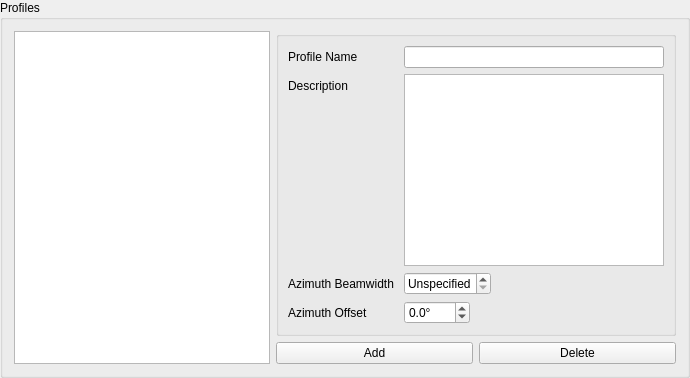
            <widget class="QGroupBox" name="antennasProfileGroup">
             <property name="title">
              <string>Profiles</string>
             </property>
             <layout class="QGridLayout" name="gridLayout_7" rowstretch="0,0" columnstretch="0,0,0,0,0,0">
              <item row="0" column="4" colspan="2">
               <widget class="QGroupBox" name="antProfileGroup">
                <property name="minimumSize">
                 <size>
                  <width>400</width>
                  <height>0</height>
                 </size>
                </property>
                <property name="title">
                 <string/>
                </property>
                <layout class="QFormLayout" name="formLayout_17">
                 <item row="0" column="0">
                  <widget class="QLabel" name="antProfileNameLabel">
                   <property name="text">
                    <string>Profile Name</string>
                   </property>
                  </widget>
                 </item>
                 <item row="0" column="1">
                  <widget class="QLineEdit" name="antProfileNameEdit">
                   <property name="maxLength">
                    <number>25</number>
                   </property>
                  </widget>
                 </item>
                 <item row="1" column="0">
                  <widget class="QLabel" name="antDescLabel">
                   <property name="text">
                    <string>Description</string>
                   </property>
                  </widget>
                 </item>
                 <item row="1" column="1">
                  <widget class="QTextEdit" name="antDescEdit">
                   <property name="acceptRichText">
                    <bool>false</bool>
                   </property>
                  </widget>
                 </item>
                 <item row="2" column="0">
                  <widget class="QLabel" name="antAzBeamWidthLabel">
                   <property name="text">
                    <string>Azimuth Beamwidth </string>
                   </property>
                  </widget>
                 </item>
                 <item row="3" column="0">
                  <widget class="QLabel" name="antAzOffsetLabel">
                   <property name="text">
                    <string>Azimuth Offset</string>
                   </property>
                  </widget>
                 </item>
                 <item row="2" column="1">
                  <widget class="QDoubleSpinBox" name="antAzBeamWidthSpinBox">
                   <property name="sizePolicy">
                    <sizepolicy hsizetype="Maximum" vsizetype="Fixed">
                     <horstretch>0</horstretch>
                     <verstretch>0</verstretch>
                    </sizepolicy>
                   </property>
                   <property name="toolTip">
                    <string>Valid range value is 0° - 100° (0° Unspecified)</string>
                   </property>
                   <property name="specialValueText">
                    <string>Unspecified</string>
                   </property>
                   <property name="suffix">
                    <string>°</string>
                   </property>
                   <property name="decimals">
                    <number>1</number>
                   </property>
                   <property name="maximum">
                    <double>100.000000000000000</double>
                   </property>
                  </widget>
                 </item>
                 <item row="3" column="1">
                  <widget class="QDoubleSpinBox" name="antAzOffsetSpinBox">
                   <property name="sizePolicy">
                    <sizepolicy hsizetype="Maximum" vsizetype="Fixed">
                     <horstretch>0</horstretch>
                     <verstretch>0</verstretch>
                    </sizepolicy>
                   </property>
                   <property name="suffix">
                    <string>°</string>
                   </property>
                   <property name="decimals">
                    <number>1</number>
                   </property>
                   <property name="minimum">
                    <double>-180.000000000000000</double>
                   </property>
                   <property name="maximum">
                    <double>180.000000000000000</double>
                   </property>
                  </widget>
                 </item>
                </layout>
               </widget>
              </item>
              <item row="1" column="5">
               <widget class="QPushButton" name="antDelProfileButton">
                <property name="text">
                 <string>Delete</string>
                </property>
               </widget>
              </item>
              <item row="1" column="4">
               <widget class="QPushButton" name="antAddProfileButton">
                <property name="text">
                 <string>Add</string>
                </property>
               </widget>
              </item>
              <item row="0" column="0" rowspan="2" colspan="4">
               <widget class="QListView" name="antProfilesListView">
                <property name="focusPolicy">
                 <enum>Qt::NoFocus</enum>
                </property>
                <property name="contextMenuPolicy">
                 <enum>Qt::NoContextMenu</enum>
                </property>
                <property name="toolTip">
                 <string>List of all available Antennas</string>
                </property>
                <property name="editTriggers">
                 <set>QAbstractItemView::NoEditTriggers</set>
                </property>
               </widget>
              </item>
             </layout>
            </widget>
